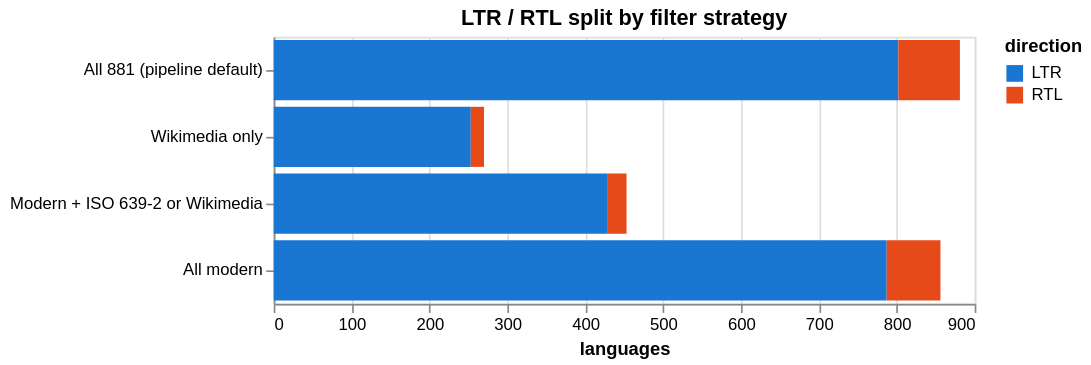

The code cell stored with this chart in its notebook:
### Code cell
# Stacked LTR/RTL breakdown
dir_rows = []
for _, r in filter_df.iterrows():
    dir_rows.append({"filter": r["filter"], "direction": "LTR", "count": r["ltr"]})
    dir_rows.append({"filter": r["filter"], "direction": "RTL", "count": r["rtl"]})
dir_df = pd.DataFrame(dir_rows)

dir_bar = alt.Chart(dir_df).mark_bar().encode(
    y=alt.Y("filter:N", sort=filter_order, title=None),
    x=alt.X("count:Q", title="languages"),
    color=alt.Color("direction:N",
        scale=alt.Scale(domain=["LTR", "RTL"], range=["#1976d2", "#e64a19"]),
        title="direction"),
    tooltip=["filter:N", "direction:N", "count:Q"],
).properties(width=420, height=160, title="LTR / RTL split by filter strategy")

dir_bar

### Figure 1 — Vega-Lite specification as saved in the notebook (floating-point values rounded to 4 significant figures)
{"config": {"view": {"continuousWidth": 300, "continuousHeight": 300}}, "data": {"name": "data-1a704a8d04c80411088fb1cad4789dff"}, "mark": {"type": "bar"}, "encoding": {"color": {"field": "direction", "scale": {"domain": ["LTR", "RTL"], "range": ["#1976d2", "#e64a19"]}, "title": "direction", "type": "nominal"}, "tooltip": [{"field": "filter", "type": "nominal"}, {"field": "direction", "type": "nominal"}, {"field": "count", "type": "quantitative"}], "x": {"field": "count", "title": "languages", "type": "quantitative"}, "y": {"field": "filter", "sort": ["All 881 (pipeline default)", "Wikimedia only", "Modern + ISO 639-2 or Wikimedia", "All modern"], "title": null, "type": "nominal"}}, "height": 160, "title": "LTR / RTL split by filter strategy", "width": 420, "$schema": "https://vega.github.io/schema/vega-lite/v6.1.0.json", "datasets": {"data-1a704a8d04c80411088fb1cad4789dff": [{"filter": "All 881 (pipeline default)", "direction": "LTR", "count": 802}, {"filter": "All 881 (pipeline default)", "direction": "RTL", "count": 79}, {"filter": "Wikimedia only", "direction": "LTR", "count": 253}, {"filter": "Wikimedia only", "direction": "RTL", "count": 17}, {"filter": "Modern + ISO 639-2 or Wikimedia", "direction": "LTR", "count": 428}, {"filter": "Modern + ISO 639-2 or Wikimedia", "direction": "RTL", "count": 25}, {"filter": "All modern", "direction": "LTR", "count": 787}, {"filter": "All modern", "direction": "RTL", "count": 69}]}}
